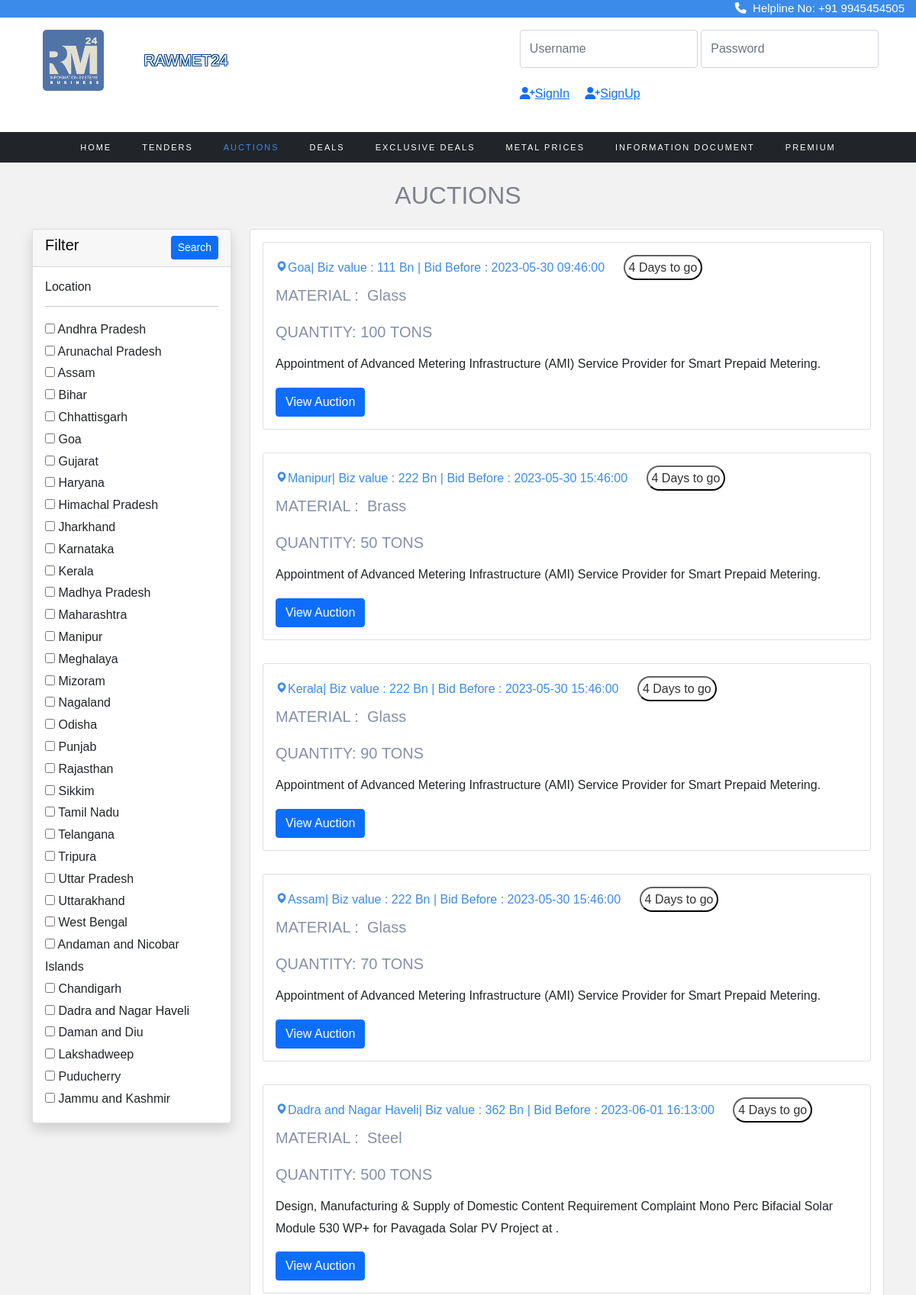
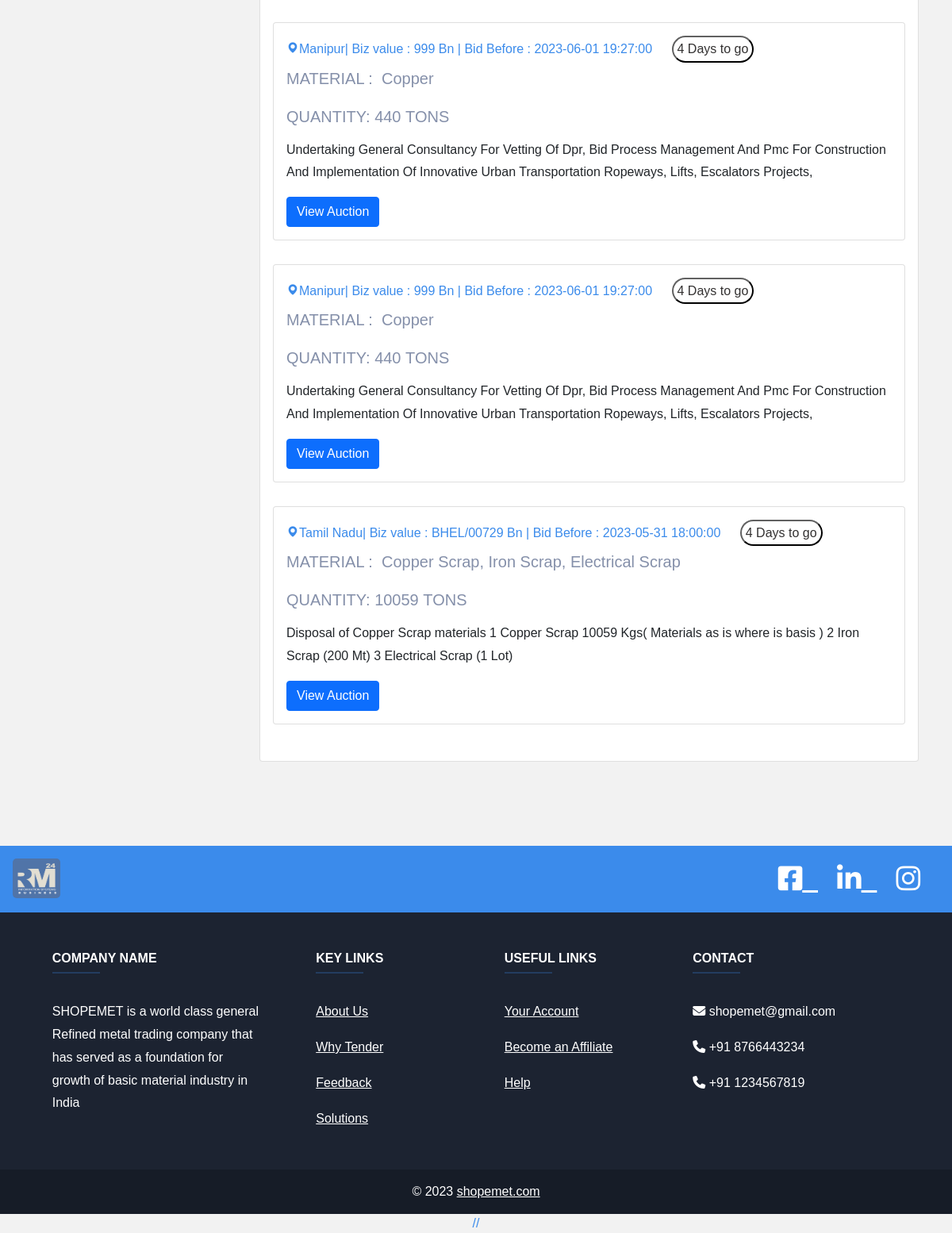
The app's page /tender/auction.php with its own data (2 pictures, top to bottom).
### tables this page shows
CREATE TABLE `location` (
  `state_id` int(11) NOT NULL,
  `state_name` varchar(50) DEFAULT NULL
);

CREATE TABLE `auction` (
  `id` int(11) NOT NULL,
  `category` varchar(255) DEFAULT NULL,
  `infoId` varchar(255) DEFAULT NULL,
  `ownership` varchar(255) DEFAULT NULL,
  `aucLocation` varchar(255) DEFAULT NULL,
  `sector` varchar(255) DEFAULT NULL,
  `aucNumber` varchar(255) DEFAULT NULL,
  `aucDescription` text DEFAULT NULL,
  `aucValue` varchar(255) NOT NULL,
  `aucSource` varchar(255) DEFAULT NULL,
  `material` varchar(255) DEFAULT NULL,
  `quantity` varchar(255) NOT NULL,
  `ePublishingDateTime` datetime DEFAULT NULL,
  `startDatetime` datetime DEFAULT NULL,
  `endDatetime` datetime DEFAULT NULL,
  `insStartdatetime` datetime DEFAULT NULL,
  `insEnddatetime` datetime DEFAULT NULL,
  `emdType` varchar(255) DEFAULT NULL,
  `emdAmt` decimal(10,2) DEFAULT NULL,
  `companyName` varchar(255) DEFAULT NULL,
  `location` varchar(255) DEFAULT NULL,
  `street` varchar(255) DEFAULT NULL,
  `city` varchar(255) DEFAULT NULL,
  `telephone` varchar(255) DEFAULT NULL,
  `email` varchar(255) DEFAULT NULL,
  `contactPerson` varchar(255) DEFAULT NULL
);

### tender/auction.php (the view, shortened to what this page needs)
<!DOCTYPE html>
<html lang="en">
<head>
    <link rel="stylesheet" href="https://cdn.jsdelivr.net/npm/bootstrap@4.0.0/dist/css/bootstrap.min.css">
<link rel="stylesheet" href="https://stackpath.bootstrapcdn.com/font-awesome/4.7.0/css/font-awesome.min.css">
<link rel="stylesheet" href="https://cdnjs.cloudflare.com/ajax/libs/font-awesome/4.7.0/css/font-awesome.min.css">
<link rel="stylesheet" href="css/style.css">
<link rel="stylesheet" href="css/_buttons.scss">
<link rel="stylesheet" href="css/buttons.scss">
<link rel="stylesheet" href="tender.css">
<link rel="stylesheet" href="css/reboot.scss">
<link rel="stylesheet" href="https://cdnjs.cloudflare.com/ajax/libs/font-awesome/6.4.0/css/all.min.css">
<link href='https://unpkg.com/boxicons@2.1.4/css/boxicons.min.css' rel='stylesheet'>
<link rel="stylesheet" href="https://cdnjs.cloudflare.com/ajax/libs/font-awesome/4.7.0/css/font-awesome.min.css">
<link rel="stylesheet" type="text/css" href="https://stackpath.bootstrapcdn.com/bootstrap/4.4.1/css/bootstrap.min.css">
<link rel="stylesheet" type="text/css" href="https://pixinvent.com/stack-responsive-bootstrap-4-admin-template/app-assets/css/bootstrap-extended.min.css">
<link rel="stylesheet" type="text/css" href="https://pixinvent.com/stack-responsive-bootstrap-4-admin-template/app-assets/fonts/simple-line-icons/style.min.css">
</head>
    <link href="https://cdn.jsdelivr.net/npm/bootstrap@5.0.0-beta1/dist/css/bootstrap.min.css" rel="stylesheet">
</head>
<body>
<div class="strip">
  <a href="#"><i class="fa-solid fa-phone"></i>&nbsp Helpline No: +91 9945454505</a>
</div>
<section class="ftco-section" style="padding-top: 5px;">
  <section
           class="d-flex justify-content-between p-3"
           style="background-color:white"
           >
    <div class="me-5">
      <img src="image/rawmetlogo.jpeg" width="80px" height="auto" style="border-radius: 5px; margin-left: 40px;">
    </div>&nbsp   <p style="  margin-top: 25px;" class="tft">RAWMET24</p>
    <div class="container" style="margin-left: 370px; ">
<form class="form-inline" action="/action_page.php">
    <input type="email" class="form-control" id="email" placeholder="Username" name="email">
    <input type="password" class="form-control" id="pwd" placeholder="Password" name="pswd">&nbsp&nbsp
    <br>
    <a href="signin.html" style="font-size: medium;">
        <i class="fa-solid fa-user-plus"></i>SignIn
      </a>
      <a href="signup.html" style="font-size: medium; padding: 20px; ">
        <i class="fa-solid fa-user-plus"></i>SignUp
      </a>
  </form>
</div>
  </section>
<nav class="navbar navbar-expand-lg navbar-dark ftco_navbar bg-dark ftco-navbar-light" id="ftco-navbar">
<div class="container-fluid">
<div class="collapse navbar-collapse" id="ftco-nav">
<ul class="navbar-nav m-auto">
<li class="nav-item "><a href="home.php" class="nav-link">Home</a></li>
<li class="nav-item"><a href="tender.php" class="nav-link">Tenders</a></li>
<li class="nav-item active"><a href="#" class="nav-link">Auctions</a></li>
<li class="nav-item"><a href="deals.php" class="nav-link">Deals</a></li>
<li class="nav-item"><a href="exclusivedeals.php" class="nav-link">Exclusive Deals</a></li>
<li class="nav-item"><a href="metalsearch.html" class="nav-link">Metal Prices</a></li>
<li class="nav-item"><a href="info_page.html" class="nav-link">Information Document</a></li>
<li class="nav-item"><a href="price.html" class="nav-link">Premium</a></li>
</ul>
</div>
</div>
</nav>
</section>
<section class="home">
<br>
 <center>
 <h2 style="color: #7e828b;">AUCTIONS</h2> </center>
    <div class="container">
        <div class="row">
            <div class="col-md-3">
                <form action="auction.php?l=" method="GET">
                    <div class="card shadow mt-3">
                        <div class="card-header">
                            <h5>Filter
                                <button type="submit" class="btn btn-primary btn-sm float-end">Search</button>
                            </h5>
                        </div>
                        <div class="card-body">
                            <h6>Location</h6>
                            <hr>
                            <?php
                            $con = mysqli_connect("localhost", "root", "", "registration_db");
                            $brand_query = "SELECT * FROM location";
                            $brand_query_run = mysqli_query($con, $brand_query);
                            if (mysqli_num_rows($brand_query_run) > 0) {
                                foreach ($brand_query_run as $locationlist) {
                                    ?>
                                    <div id="checkbox">
                                        <input type="checkbox" name="locations" value="<?= $locationlist['state_name']; ?>"
                                            ?>>
                                        <?= $locationlist['state_name']; ?>
                                    </div>
                                    <?php
                                }
                            } else {
                                echo "No locations Found";
                            }
                            ?>
                        </div>
                    </div>
                </form>
            </div>
            <div class="col-md-9 mt-3">
                <div class="card ">
                    <div class="card-body row">
                        <?php
                        if (isset($_GET['locations'])) {
                            $branchecked = [];
                            $branchecked[0] = $_GET['locations'];
                            foreach ($branchecked as $rowbrand) {
                                 $sql = "SELECT * FROM auction WHERE aucLocation='".$rowbrand."'";
                                $result = mysqli_query($con, $sql);
                                if (mysqli_num_rows($result) > 0) {
                                    foreach ($result as $row):
                                        ?>
                                       <div class="col-md-12 grid-margin stretch-card">
                    <div class="card">
                        <div class="card-body">
                                              <h6 style="color:#3b8beb; "> <i class='bx bxs-map'></i><?php echo $row['aucLocation'];?>| Biz value : <?php echo $row['aucNumber'];?> Bn | Bid Before : <?php echo $row['endDatetime'];?> <button style="padding:5px ;border-color: #0c0c0c; border-radius: 20px; color: #333131; background-color: #ffffff; margin-left: 20px;">4 Days to go</button></h6>
                        <h5 style="color:#8590aa; font-family: 'Montserrat', sans-serif;">MATERIAL :&nbsp <?php echo $row['material'];?> <br> <p>QUANTITY:&nbsp<?php echo $row['quantity'];?>&nbspTONS</p></h5>
                        <p><?php echo $row['aucDescription'];?></p>
    <a href="auction_page.php?g=<?php echo $row['id'];?>"><button class="btn btn-primary" type="submit">View Auction</button></a></h6>
                      </div>
                    </div>
                  </div>
                                        <?php
                                    endforeach;
                                }
                            }
                        } else {
                            $sql = "SELECT * FROM auction";
                            $result = mysqli_query($con, $sql);
                            if (mysqli_num_rows($result) > 0) {
                                foreach ($result as $row):
                                    ?>
                                    <div class="col-md-12 grid-margin stretch-card">
                    <div class="card">
                        <div class="card-body">
                                              <h6 style="color:#3b8beb; "> <i class='bx bxs-map'></i><?php echo $row['aucLocation'];?>| Biz value : <?php echo $row['aucNumber'];?> Bn | Bid Before : <?php echo $row['endDatetime'];?> <button style="padding:5px ;border-color: #0c0c0c; border-radius: 20px; color: #333131; background-color: #ffffff; margin-left: 20px;">4 Days to go</button></h6>
                        <h5 style="color:#8590aa; font-family: 'Montserrat', sans-serif;">MATERIAL :&nbsp <?php echo $row['material'];?><br> <br> <p>QUANTITY:&nbsp<?php echo $row['quantity'];?>&nbspTONS</p></h5>
                        <p><?php echo $row['aucDescription'];?></p>
    <a href="auction_page.php?g=<?php echo $row['id'];?>"><button class="btn btn-primary" type="submit">View Auction</button></a></h6>
                      </div>
                    </div>
                  </div>
                                <?php
                                endforeach;
                            } else {
                                echo "No Items Found";
                            }
                        }
                        ?>
                </div>
            </div>
        </div>
    </div>
    </div>
    <br><br>
    <center style="color: #3b8beb;">
    <br><br>
<footer
        class="text-center text-lg-start text-white"
        style="background-color: #1c2331"
        >
  <section
           class="d-flex justify-content-between p-3"
           style="background-color:#3b8beb"
           >
    <div class="me-5">
      <img src="image/rawmetlogo.jpeg" width="60px" height="50px" style="border-radius: 5px;">
    </div>
    <div class="icon" style="font-size: 35px; padding-right: 0px;word-spacing: 10px;">
      <a href="" class="text-white me-4">
        <i class="fa-brands fa-square-facebook"></i>
      </a>
      <a href="" class="text-white me-4">
        <i class="fa-brands fa-linkedin"></i>
      </a>
      <a href="" class="text-white me-4">
        <i class="fa-brands fa-instagram"></i>
      </a>
    </div>
  </section>
  <section class="">
    <div class="container text-center text-md-start mt-5">
      <div class="row mt-3">
        <div class="col-md-3 col-lg-4 col-xl-3 mx-auto mb-4">
          <h6 class="text-uppercase fw-bold">Company name</h6>
          <hr
              class="mb-4 mt-0 d-inline-block mx-auto"
              style="width: 60px; background-color: #3b8beb; height: 2px"
              />
          <p>
            SHOPEMET is a world class general Refined metal trading company that has served as a foundation for growth of basic material industry in India
          </p>
        </div>
        <div class="col-md-2 col-lg-2 col-xl-2 mx-auto mb-4">
          <h6 class="text-uppercase fw-bold">Key links</h6>
          <hr
              class="mb-4 mt-0 d-inline-block mx-auto"
              style="width: 60px; background-color: #3b8beb; height: 2px"
              />
          <p>
            <a href="#!" class="text-white">About Us</a>
          </p>
          <p>
            <a href="#!" class="text-white">Why Tender</a>
          </p>
          <p>
            <a href="#!" class="text-white">Feedback</a>
          </p>
          <p>
            <a href="#!" class="text-white">Solutions</a>
          </p>
        </div>
        <div class="col-md-3 col-lg-2 col-xl-2 mx-auto mb-4">
          <h6 class="text-uppercase fw-bold">Useful links</h6>
          <hr
              class="mb-4 mt-0 d-inline-block mx-auto"
              style="width: 60px; background-color: #3b8beb; height: 2px"
              />
          <p>
            <a href="#!" class="text-white">Your Account</a>
          </p>
          <p>
            <a href="#!" class="text-white">Become an Affiliate</a>
          </p>
          <p>
            <a href="#!" class="text-white">Help</a>
          </p>
        </div>
        <div class="col-md-4 col-lg-3 col-xl-3 mx-auto mb-md-0 mb-4">
          <h6 class="text-uppercase fw-bold">Contact</h6>
          <hr
              class="mb-4 mt-0 d-inline-block mx-auto"
              style="width: 60px; background-color: #3b8beb; height: 2px"
              />
          <p><i class="fa fa-envelope" aria-hidden="true"></i> shopemet@gmail.com</p>
          <p><i class="fa fa-phone" aria-hidden="true"></i> +91 8766443234</p>
          <p><i class="fa fa-phone" aria-hidden="true"></i> +91 1234567819</p>
        </div>
      </div>
    </div>
  </section>
  <div
       class="text-center p-3" style="background-color: rgba(0, 0, 0, 0.2)">
    © 2023
    <a class="text-white" href="https://mdbootstrap.com/"
       >shopemet.com</a>
  </div>
</footer>
// <script src="js/toggle.js"></script>
</body>
</html>

### tender/tender.css (style rules this page uses)
.col-lg-4 { flex: 0 0 33.33333%; max-width: 33.33333%; position: relative; width: 100%; padding-right: 15px; padding-left: 15px; }
.d-flex { display: flex !important; }
.grid-margin, .purchase-popup { margin-bottom: 1.875rem; }
.stretch-card>.card { width: 100%; min-width: 100%; }
.row { display: flex; flex-wrap: wrap; margin-right: -15px; margin-left: -15px; }
.card { margin-top: 0%; margin-bottom: 0%; }

### tender/auction.php (style rules this page uses)
body { font-family: Arial, Helvetica, sans-serif; }
.strip { width: 100%; background-color: #3b8beb; overflow: auto; }
.strip a { float: right; margin-right: 15px; padding-left: 10px; color: white; text-decoration: none; font-size: 15px; }

### records on screen
location: state_name "Andhra Pradesh"
location: state_name "Arunachal Pradesh"
location: state_name "Assam"
location: state_name "Bihar"
location: state_name "Chhattisgarh"
location: state_name "Goa"
location: state_name "Gujarat"
location: state_name "Haryana"
location: state_name "Himachal Pradesh"
location: state_name "Jharkhand"
location: state_name "Karnataka"
location: state_name "Kerala"
location: state_name "Madhya Pradesh"
location: state_name "Maharashtra"
location: state_name "Manipur"
location: state_name "Meghalaya"
location: state_name "Mizoram"
location: state_name "Nagaland"
location: state_name "Odisha"
location: state_name "Punjab"
location: state_name "Rajasthan"
location: state_name "Sikkim"
location: state_name "Tamil Nadu"
location: state_name "Telangana"
location: state_name "Tripura"
location: state_name "Uttar Pradesh"
location: state_name "Uttarakhand"
location: state_name "West Bengal"
location: state_name "Andaman and Nicobar Islands"
location: state_name "Chandigarh"
location: state_name "Dadra and Nagar Haveli"
location: state_name "Daman and Diu"
location: state_name "Lakshadweep"
location: state_name "Puducherry"
location: state_name "Jammu and Kashmir"
auction: aucLocation "Goa", aucNumber "111", endDatetime "2023-05-30 09:46:00", material "Glass", quantity "100", aucDescription "Appointment of Advanced Metering Infrastructure (AMI) Service Provider for Smart Prepaid Metering."
auction: aucLocation "Manipur", aucNumber "222", endDatetime "2023-05-30 15:46:00", material "Brass", quantity "50", aucDescription "Appointment of Advanced Metering Infrastructure (AMI) Service Provider for Smart Prepaid Metering."
auction: aucLocation "Kerala", aucNumber "222", endDatetime "2023-05-30 15:46:00", material "Glass", quantity "90", aucDescription "Appointment of Advanced Metering Infrastructure (AMI) Service Provider for Smart Prepaid Metering."
auction: aucLocation "Assam", aucNumber "222", endDatetime "2023-05-30 15:46:00", material "Glass", quantity "70", aucDescription "Appointment of Advanced Metering Infrastructure (AMI) Service Provider for Smart Prepaid Metering."
auction: aucLocation "Dadra and Nagar Haveli", aucNumber "362", endDatetime "2023-06-01 16:13:00", material "Steel", quantity "500", aucDescription "Design, Manufacturing & Supply of Domestic Content Requirement Complaint Mono Perc Bifacial Solar Module 530 WP+ for Pavagada Solar PV Project at ."
auction: aucLocation "Manipur", aucNumber "999", endDatetime "2023-06-01 19:27:00", material "Copper", quantity "440", aucDescription "Undertaking General Consultancy For Vetting Of Dpr, Bid Process Management And Pmc For Construction And Implementation Of Innovative Urban Transportation Ropeways, Lifts, Escalators Projects,"
auction: aucLocation "Manipur", aucNumber "999", endDatetime "2023-06-01 19:27:00", material "Copper", quantity "440", aucDescription "Undertaking General Consultancy For Vetting Of Dpr, Bid Process Management And Pmc For Construction And Implementation Of Innovative Urban Transportation Ropeways, Lifts, Escalators Projects,"
auction: aucLocation "Tamil Nadu", aucNumber "BHEL/00729", endDatetime "2023-05-31 18:00:00", material "Copper Scrap, Iron Scrap, Electrical Scrap", quantity "10059", aucDescription "Disposal of Copper Scrap materials 1 Copper Scrap 10059 Kgs( Materials as is where is basis ) 2 Iron Scrap (200 Mt) 3 Electrical Scrap (1 Lot)"
